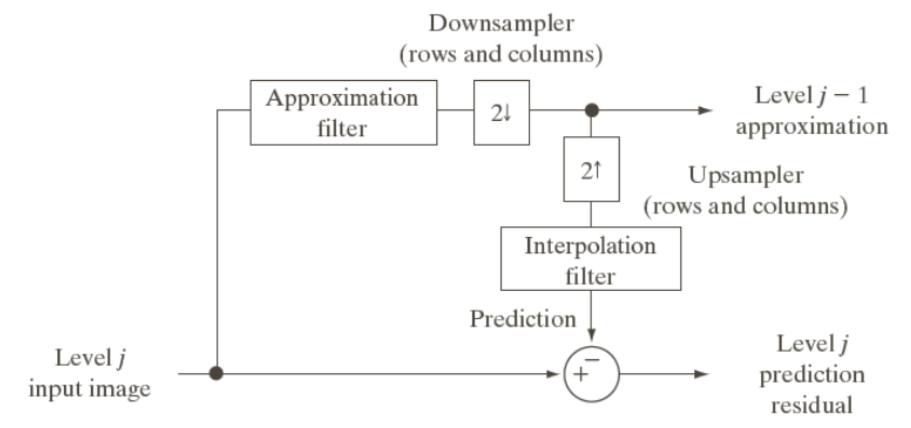
#> input picture python_4/image.png, 911 x 428 px
$ python -i function.py   (imports and definitions only)
#> lines starting #> are read from the running program, lines starting #| are printed output that depends on the picture
import os
import cv2
import numpy as np
from scipy.signal import convolve2d
import matplotlib.pyplot as plt

# [90 lines left out: functions bilinear, downsample_image, drawing, not called in this run]


def dwt2d(image):
    """
    对图像进行二维离散小波变换。
    """
    # 定义滤波器系数 h0
    g0 = np.array([0.0322, -0.0126, -0.0992, 0.2979, 0.8037, 0.4976, -0.0296, -0.0758])
    g1 = np.array([(-1) ** n * g0[7 - n] for n in range(len(g0))])

    h0 = np.array(g0[::-1])  # 低通滤波器
    h1 =np.array(g1[::-1])  # 高通滤波器
    # 行滤波：使用低通和高通滤波器逐行处理
    cA_rows = convolve2d(image, h0[None, :], mode='same')[::2, :] # 低通滤波器
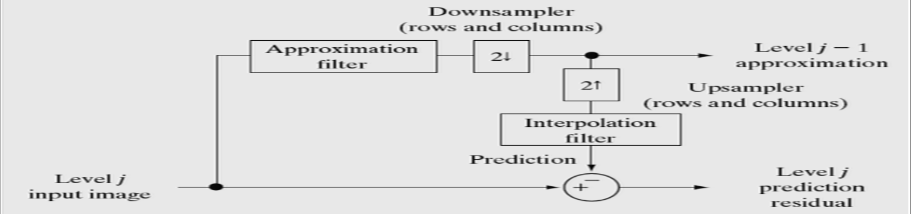
#> cA_rows: shape (214, 911) float64; min 88.71, max 387.5, mean 351.9; drawn with min black and max white
    cD_rows = convolve2d(image, h1[None, :], mode='same')[::2, :]  # 高通滤波器
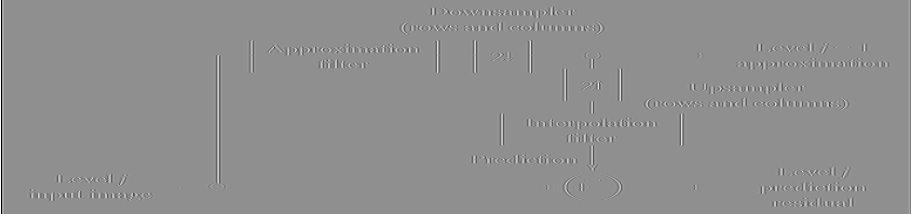
#> cD_rows: shape (214, 911) float64; min -115.1, max 89.84, mean 0; drawn with min black and max white
    # 列滤波：使用低通和高通滤波器处理每一列
    cA = convolve2d(cA_rows, h0[:, None], mode='same')[:, ::2]  # 低通滤波器
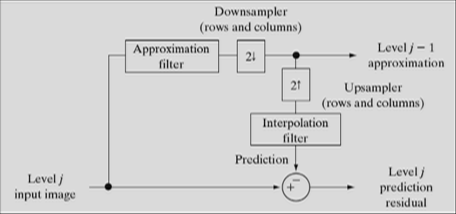
#> cA: shape (214, 456) float64; min 109.4, max 577.4, mean 496.8; drawn with min black and max white
    cH = convolve2d(cA_rows, h1[:, None], mode='same')[:, ::2] # 高通滤波器
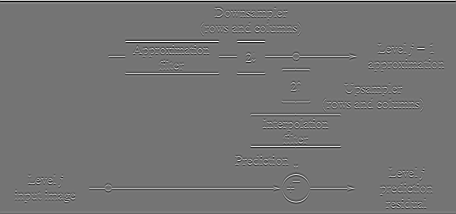
#> cH: shape (214, 456) float64; min -171.5, max 204.9, mean 0.1; drawn with min black and max white
    cV = convolve2d(cD_rows, h0[:, None], mode='same')[:, ::2]  # 低通滤波器
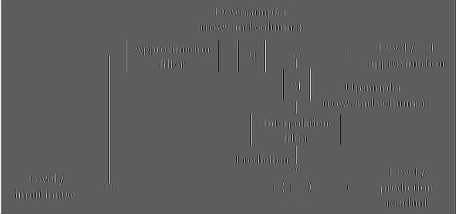
#> cV: shape (214, 456) float64; min -79.11, max 136.5, mean 0.3; drawn with min black and max white
    cD = convolve2d(cD_rows, h1[:, None], mode='same')[:, ::2]  # 高通滤波器
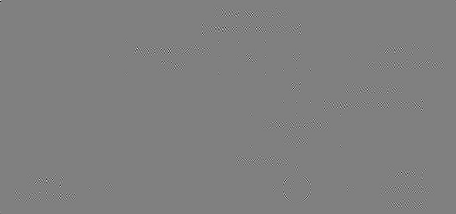
#> cD: shape (214, 456) float64; min -46.42, max 45.96, mean 0; drawn with min black and max white

    return cA, cH, cV, cD

# [51 lines left out: functions idwt2d, convolve_and_upsample, normalize_image, concatenate_image, not called in this run]

>>> import cv2
>>> picture = cv2.imread('image.png', cv2.IMREAD_GRAYSCALE)
>>> result = dwt2d(picture)

$ run again, on python_4/a3507af79087484a72fc456c70a03db4.png
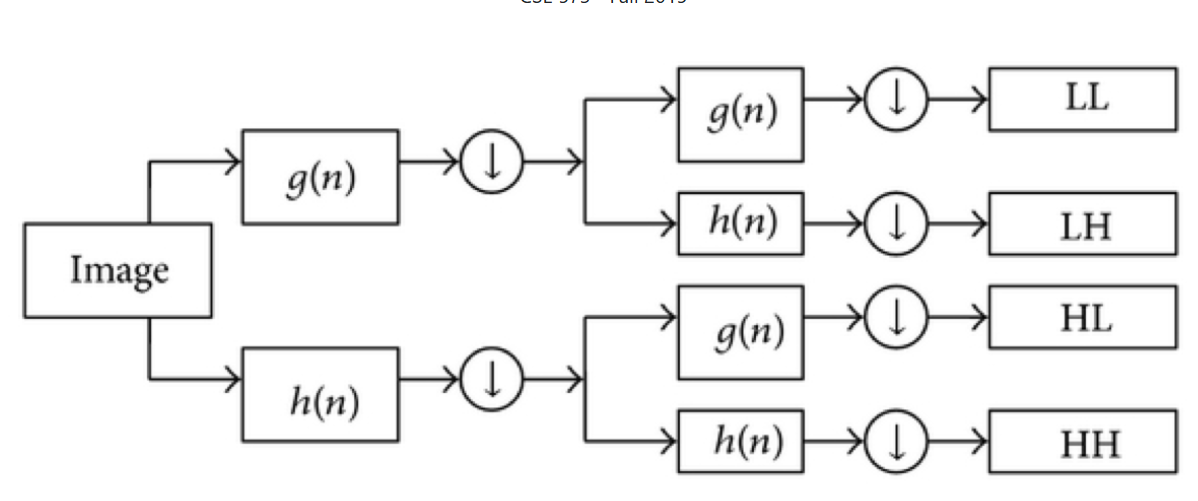
#> input picture python_4/a3507af79087484a72fc456c70a03db4.png, 1198 x 501 px
#> in dwt2d, `cH = convolve2d(cA_rows, h1[:, None], mode='same')[:, ::2]`:
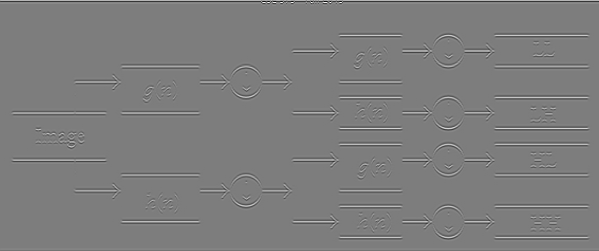
#> cH: shape (251, 599) float64; min -282.9, max 293.9, mean 0.1; drawn with min black and max white
#> in dwt2d, `cV = convolve2d(cD_rows, h0[:, None], mode='same')[:, ::2]`:
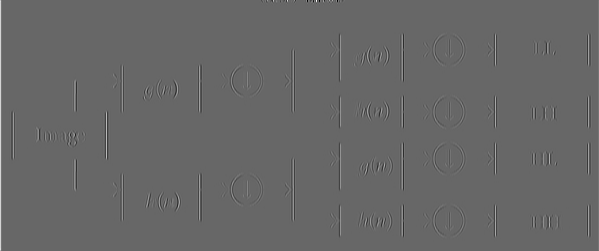
#> cV: shape (251, 599) float64; min -119.5, max 175.9, mean 0.3; drawn with min black and max white
